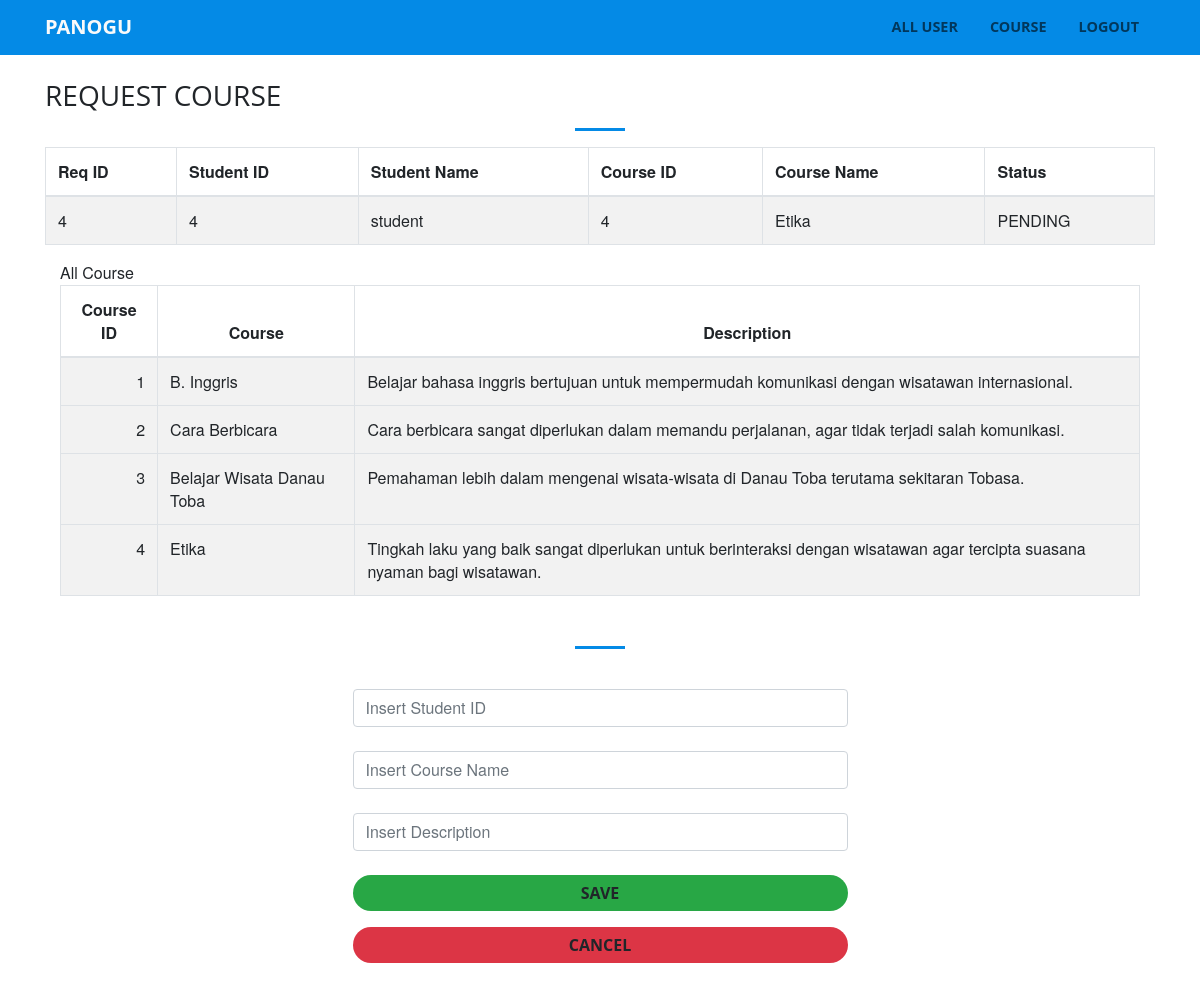
Page /admin/respondCourse.php?idrequestCourse=4 on the committed database.
### tables this page shows
CREATE TABLE `requestcourse` (
  `idrequestCourse` int(11) NOT NULL,
  `id_user` int(11) DEFAULT NULL,
  `idcourse` int(11) DEFAULT NULL,
  `reqcoursename` varchar(45) DEFAULT NULL,
  `usernameforrequestCourse` varchar(45) DEFAULT NULL,
  `Status` tinyint(4) NOT NULL
);

CREATE TABLE `course` (
  `idcourse` int(11) NOT NULL,
  `coursename` varchar(45) DEFAULT NULL,
  `desciption` varchar(1000) DEFAULT NULL
);

### admin/respondCourse.php (the view, shortened to what this page needs)
<?php
    include ("header.php");
    include ("../process/login/config.php");
    $idrequestCourse = $_GET['idrequestCourse'];
?>
<br>
<div class="container">
<div class="row">
<div class="col-md-12">
  <div class="about">
    <div class="panel panel-heading">
        <h3>REQUEST COURSE</h3><hr class="pg-titl-bdr-bta"></hr>
    </div>
    <table class="table table-striped table-bordered table-hover">
      <thead>
        <tr>
          <th>Req ID</th>
          <th>Student ID</th>
          <th>Student Name</th>
          <th>Course ID</th>
          <th>Course Name</th>
          <th>Status</th>
        </tr>
      </thead>
      <tbody>
      <?php
        $quer = "SELECT * FROM requestcourse WHERE idrequestCourse = " . $idrequestCourse . " ORDER BY idrequestCourse ASC";
        $result = mysqli_query($mysqli, $quer);
        $course_data = mysqli_fetch_array($result);
          echo "<tr>";
          echo "<td>".$course_data['idrequestCourse']."</td>";
          echo "<td>".$course_data['id_user']."</td>";
          echo "<td>".$course_data['usernameforrequestCourse']."</td>";
          echo "<td>".$course_data['idcourse']."</td>";
          echo "<td>".$course_data['reqcoursename']."</td>";
          if ($course_data['Status'] == 1) {
            echo "<td>ACCEPTED</td>";
          }else {
            echo "<td>PENDING</td>";
          }
      ?>
        </tbody>
        </table>
<div class="container">
      <div class="row">
        <div class="col-md-12">
          <div class="about">
            <div class="panel panel-heading">
        All Course
        <table class="table table-striped table-bordered table-hover">
              <thead style="text-align: center">
                <tr>
                  <th>Course ID</th>
                  <th>Course</th>
                  <th>Description</th>
                </tr>
              </thead>
              <tbody>
              <?php
                $result = mysqli_query($mysqli, "SELECT * FROM course ORDER BY idcourse ASC");
                while($course_data = mysqli_fetch_array($result)) {
                  echo "<tr>";
                  echo "<td style='text-align: right'>".$course_data['idcourse']."</td>";
                  echo "<td>".$course_data['coursename']."</td>";
                  echo "<td>".$course_data['desciption']."</td>";
                  echo "<tr>";
                }
              ?>
                </tbody>
              </table>
        <div class="container" align="center">
    <div class="container, justify" style="margin-top: 30px;">
        <div class="box col-md-6 col-sm-offset-3">
            <div class="panel panel-default">
                <form action="respondCourse.php?idrequestCourse=$course_data[idrequestCourse]" method="post">
                    <hr>
                    <br>
                    <div class="input-group">
                        <input type="text" name="id_user" placeholder="Insert Student ID" required class="form-control" />
                    </div>
                    <br>
                    <div class="input-group">
                        <input type="text" name="mycoursename" placeholder="Insert Course Name" required class="form-control" />
                    </div>
                    <br>
                    <div class="input-group">
                        <input type="text" name="mydesciption" placeholder="Insert Description" required class="form-control" />
                    </div>
                    <br>
                    <div class="form-group">
                        <input type="submit" name="saveRequestCoursetButton" value="Save" class="btn btn-success btn-block" />
                    </div>
                    <div class="form-group">
                        <a href="requestCourseControl.php">
                            <input name="cancel" value="CANCEL" class="btn btn-danger btn-block" />
                        </a>
                    </div>
                </form>
            </div>
        </div>
    </div>
</div>

### css/creative.css (style rules this page uses)
body, html { width: 100%; height: 100%; }
body { font-family: 'Merriweather', 'Helvetica Neue', Arial, sans-serif; }
hr { max-width: 50px; border-width: 3px; border-color: #048AE6; }
a { color: #048AE6; -webkit-transition: all 0.2s; -moz-transition: all 0.2s; transition: all 0.2s; }
h1, h2, h3, h4, h5, h6 { font-family: 'Open Sans', 'Helvetica Neue', Arial, sans-serif; }
.btn { color: #212529; font-weight: 700; text-transform: uppercase; border: none; border-radius: 300px; font-family: 'Open Sans', 'Helvetica Neue', Arial, sans-serif; }
.box { margin-top: 50px; padding-bottom: 10px; background: rgba(255, 255, 255, 0.2); box-shadow: 0 0 0 0.2rem rgba(255, 255, 255, 0.5) !important; }

### rows in the picture
requestcourse: idrequestCourse "4", id_user "4", usernameforrequestCourse "student", idcourse "4", reqcoursename "Etika"
course: idcourse "1", coursename "B. Inggris", desciption "Belajar bahasa inggris bertujuan untuk mempermudah komunikasi dengan wisatawan internasional."
course: idcourse "2", coursename "Cara Berbicara", desciption "Cara berbicara sangat diperlukan dalam memandu perjalanan, agar tidak terjadi salah komunikasi."
course: idcourse "3", coursename "Belajar Wisata Danau Toba", desciption "Pemahaman lebih dalam mengenai wisata-wisata di Danau Toba terutama sekitaran Tobasa."
course: idcourse "4", coursename "Etika", desciption "Tingkah laku yang baik sangat diperlukan untuk berinteraksi dengan wisatawan agar tercipta suasana nyaman bagi wisatawan."
